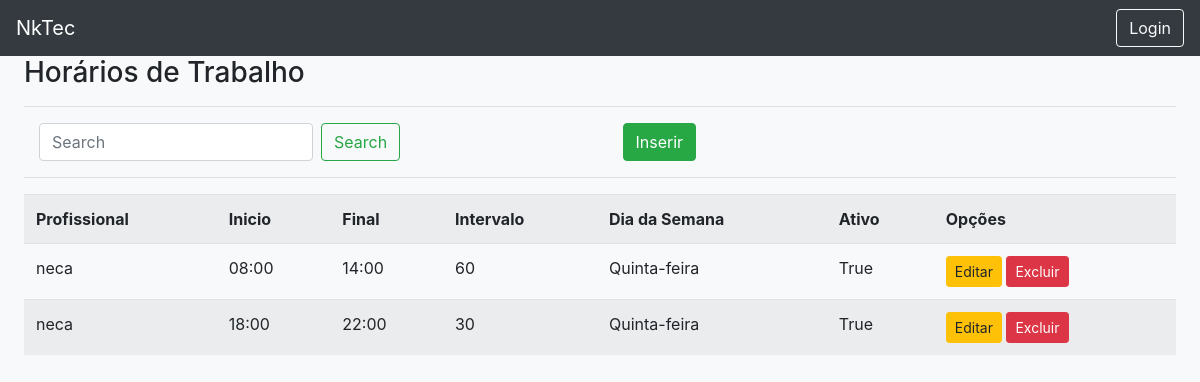
/list/schedule/, run on an earlier commit of the app's database.
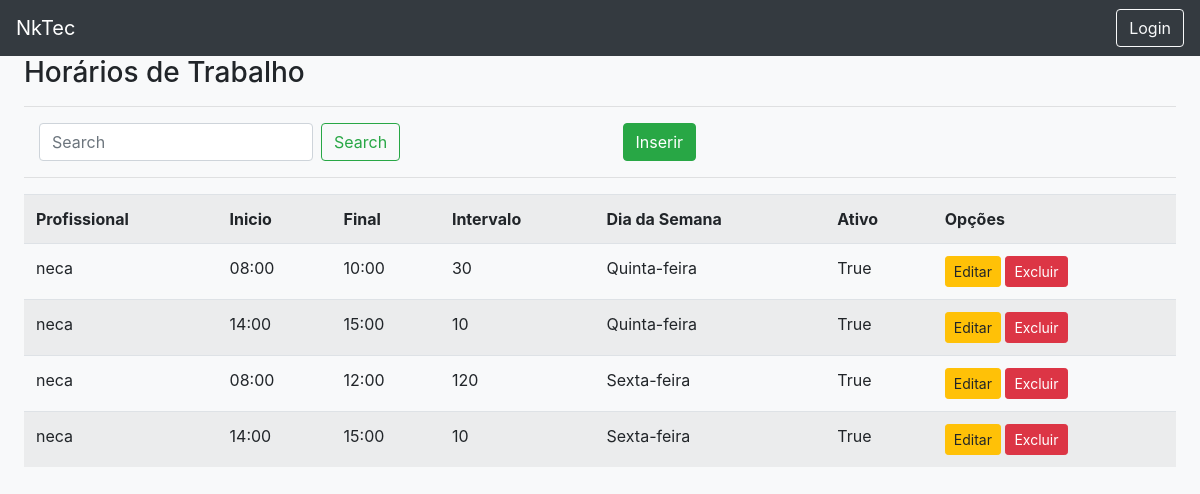
And on a later commit of the database.
### registrations/models.py (models this page shows, shortened)
class Schedule(models.Model):
    WEEKDAY = (
        ('0', 'Segunda-feira'),
        ('1', 'Terça-feira'),
        ('2', 'Quarta-feira'),
        ('3', 'Quinta-feira'),
        ('4', 'Sexta-feira'),
        ('5', 'Sábado'),
        ('6', 'Domingo'),
    ) #0 = monday
    weekday = models.CharField(max_length=1, choices=WEEKDAY,default=0, verbose_name="Dia da Semana")
    professional = models.ForeignKey(User, models.DO_NOTHING, verbose_name="Profissional")
    begin = models.CharField(max_length=5, verbose_name="Inicio do Atendimento")#format hh:mm
    end = models.CharField(max_length=5, verbose_name="Final do Atendimento")#format hh:mm
    interval = models.IntegerField(verbose_name="Intervalo(minutos)") #in minutes ex 10
    active = models.BooleanField(default=True, verbose_name="Ativo")
    created_at = models.DateTimeField(auto_now=True, verbose_name="Criado em")

### users/models.py (models this page shows)
class User(AbstractUser):
    pass

### registrations/views.py (the view)
# urls.py: path('list/schedule/', ScheduleList.as_view(), name ='list-schedule'),
class ScheduleList(ListView):
    model = Schedule
    template_name = 'registrations/lists/schedule.html'

### registrations/templates/registrations/lists/schedule.html
{% extends 'pages/template.html' %}
{% load static %}
{% block content %}
<h3>Horários de Trabalho</h3>
<hr>
<div class="row ml-auto">
    <div class="col-sm">
        <form method="get" class="form-inline my-2 my-lg-0 mt-2" action="">
            <input class="form-control mr-sm-2" type="search" placeholder="Search" aria-label="Search" id="search"
                name="search" autofocus>
            <button class="btn btn-outline-success my-2 my-sm-0" type="submit">Search</button>
        </form>
    </div>
    <div class="col-sm">
        <a href="{% url 'create-schedule' %}" class="btn btn-success">Inserir</a>
    </div>
</div>
<hr>
<div class="table-responsive">
    <table class="table table-striped">
        <tr>
            <th>Profissional</th>
            <th>Inicio</th>
            <th>Final</th>
            <th>Intervalo</th>
            <th>Dia da Semana</th>
            <th>Ativo</th>
            <th>Opções</th>
        </tr>
        {% for obj in object_list %}
        <tr>
            <td>{{obj.professional}}</td>
            <td>{{obj.begin}}</td>
            <td>{{obj.end}}</td>
            <td>{{obj.interval}}</td>
            <td>{{obj.get_weekday_display}}</td>
            <td>{{obj.active}}</td>
            <td>
                <a href="{% url 'edit-schedule' obj.pk %}" class="btn btn-warning btn-sm">Editar</a>
                <a href="{% url 'delete-schedule' obj.pk %}" class="btn btn-danger btn-sm">Excluir</a>
            </td>
        </tr>
        {% empty %}
        <tr>
            <td colspan="3">
                Nenhum Registro encontrado
            </td>
        </tr>
        {% endfor %}
    </table>
</div>
{% endblock %}

### pages/templates/pages/template.html (shortened to what this page needs)
<!doctype html>
<html lang="en">
<head>
    <link rel="stylesheet" href="https://stackpath.bootstrapcdn.com/bootstrap/4.4.1/css/bootstrap.min.css"
>
    <link rel="stylesheet" href="https://unpkg.com/bootstrap-table@1.16.0/dist/bootstrap-table.min.css">
</head>
<body class="bg-light ml-auto">
    <div class="mb-5">
    <nav class="navbar navbar-expand-lg navbar-dark bg-dark mb-3  fixed-top">
        <a class="navbar-brand" href="/">NkTec</a>
        <div class="ml-auto">
            {% if request.user.is_authenticated %}
            <a class="btn btn-outline-light" href="{% url 'logout'%}">Logout</a>
            {% else %}
            <a class="btn btn-outline-light" href="{% url 'login'%}">Login</a>
            {% endif %}
        </div>
    </nav>
    </div>
    <div class="mx-4 pt-2">
        {% block content%}
        {% endblock %}
    </div>
</body>
</html>

What changed in the data, as far as the page shows it:
changed Schedule (number 1 of 4 on the later page): end "14:00" → "10:00"; interval "60" → "30"
changed Schedule (number 2 of 4 on the later page): begin "18:00" → "14:00"; end "22:00" → "15:00"; interval "30" → "10"
added Schedule: professional "neca", begin "08:00", end "12:00", interval "120", weekday "Sexta-feira", active "True"
added Schedule: professional "neca", begin "14:00", end "15:00", interval "10", weekday "Sexta-feira", active "True"
